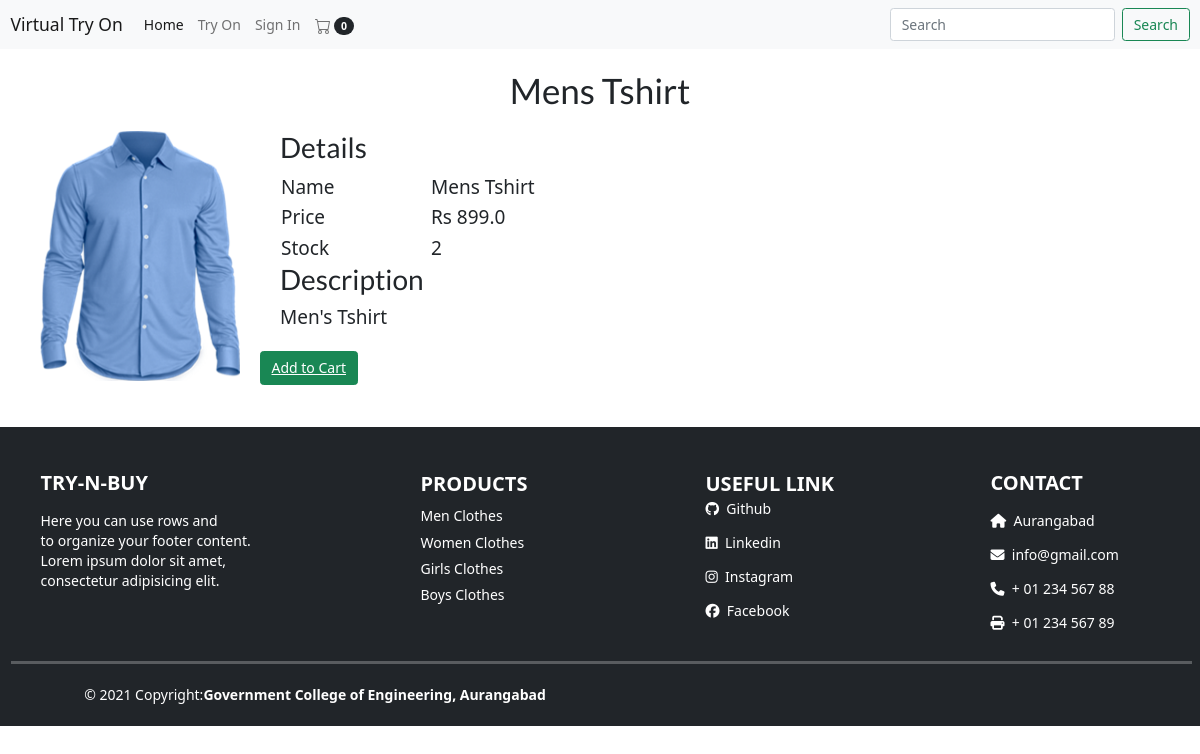
/productDescription?productId=2, run on the app's committed database.
### tables this page shows
CREATE TABLE products (productId INTEGER PRIMARY KEY, name TEXT, price REAL, description TEXT, image TEXT, stock INTEGER, categoryId INTEGER, FOREIGN KEY (categoryId) REFERENCES categories (categoryId));

### main.py (the view)
@app.route("/productDescription")
def productDescription():
    loggedIn, firstName, noOfItems = getLoginDetails()
    productId = request.args.get('productId')
    with sqlite3.connect('database.db') as conn:
        cur = conn.cursor()
        cur.execute(
            'SELECT productId, name, price, description, image, stock FROM products WHERE productId = ' + productId)
        productData = cur.fetchone()
    conn.close()
    return render_template("productDescription.html", data=productData, loggedIn=loggedIn, firstName=firstName, noOfItems=noOfItems)

### main.py (called while the page is built, shortened)
def getLoginDetails():
    with sqlite3.connect('database.db') as conn:
        cur = conn.cursor()
        if 'email' not in session:
            loggedIn = False
            firstName = ''
            noOfItems = 0
    conn.close()
    return (loggedIn, firstName, noOfItems)

### templates/productDescription.html (shortened to what this page needs)
<!DOCTYPE HTML>
<html>
<head>
<link rel="stylesheet" href={{url_for('static', filename='css/productDescription.css')}} />
<link rel="stylesheet" href={{ url_for('static', filename='css/topStyle.css')}} />
<link href="https://cdn.jsdelivr.net/npm/bootstrap@5.0.1/dist/css/bootstrap.min.css" rel="stylesheet"
>
</head>
<body>
	{% include "nav.html" %}
<div class="data-center">
<div id="display">
	<div id="productName">
		<h1>{{data[1]}}</h1>
	</div>
	<div>
		<img src={{url_for('static', filename='uploads/'+data[4]) }} id="productImage"/>
	</div>
	<div id="productDescription">
		<h2>Details</h2>
		<table id="descriptionTable">
			<tr>
				<td>Name</td>
				<td>{{data[1]}}</td>
			</tr>
			<tr>
				<td>Price</td>
				<td>Rs {{data[2]}}</td>
			</tr>
			<tr>
				<td>Stock</td>
				<td>{{data[5]}}</td>
			</tr>
		</table>
		<h2>Description</h2>
		<p>{{data[3]}}</p>
	</div>
	<div id="addToCart">
	<span><button type="button" class="btn btn-success"><a href="/addToCart?productId={{request.args.get('productId')}}" class="text-white">Add to Cart</a></button>
	</span>
	</div>
	</div>
</div>
{% include "footer.html" %}
</body>
</html>

### static/css/productDescription.css (style rules this page uses)
#display { margin-top: 20px; margin-left: 20px; margin-right: 20px; margin-bottom: 20px; }
#productImage { height: 250px; width: 200px; margin-left: 20px; margin-right: 20px; margin-top: 20px; margin-bottom: 20px; display: inline-block; float: left; }
#productDescription { margin-left: 20px; margin-right: 20px; margin-top: 20px; margin-bottom: 20px; display: inline-block; font-size: 19px; }
#descriptionTable td { width: 150px; }
#addToCart { font-size: 20px; }

### static/css/home.css (style rules this page uses)
table { border-spacing: 20px; }
#productName { text-align: center; font-weight: bold; }

### data on the page
products: name "Mens Tshirt", image (picture), price "899.0", stock "2", description "Men's Tshirt"

### other printed values
{{ noOfItems }} "0"
